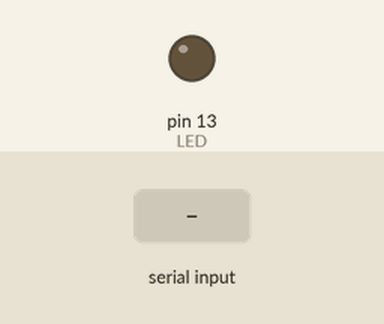
This sketch was run on a simulated Arduino Uno, built with avr-gcc and run on an emulated ATmega328P. Shown: output pins drawn as LEDs (lit = HIGH). The test bench sets the inputs (shaded band). What the sketch prints to the serial monitor is not drawn.

Above: at 1.2 s.
1.3 s: "7\n" received over Serial
At 1.7 s:
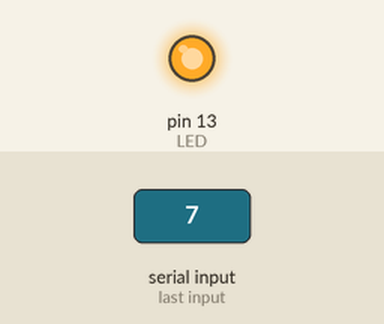
Timing chart, 0 to 4.3 s (numbered marks = the images above; inputs shaded):
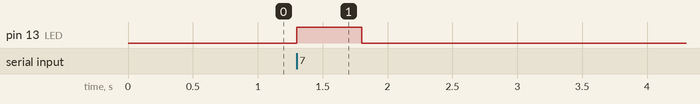

Measured:
- after the input at 1.3 s, pin 13 (LED): LOW → HIGH at once, → LOW 0.50 s later

The sketch:

connect_arduino_test.ino
```cpp
String input = "";

void setup() {
  Serial.begin(9600);
  pinMode(13, OUTPUT);  // 내장 LED
}

void loop() {
  while (Serial.available()) {
    char c = Serial.read();

    if (c == '\n') {
      Serial.print("받은 값: ");
      Serial.println(input);

      if (input == "7") {
        digitalWrite(13, HIGH);
        delay(500);  // 0.5초
        digitalWrite(13, LOW);
      }

      input = "";  // 초기화
    } else {
      input += c;
    }
  }
}
```
